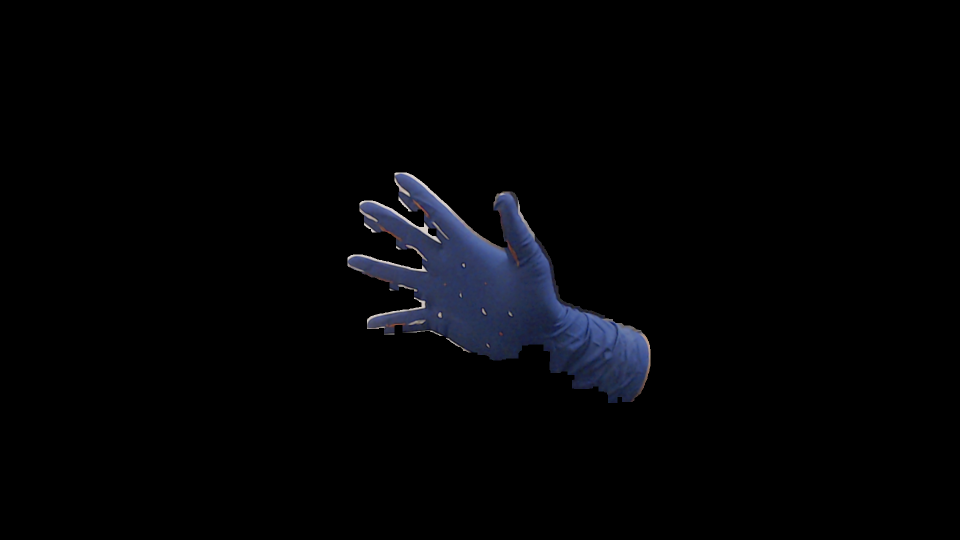
#> input picture photos/img1.png, 1920 x 1080 px (shown at 1/2 size); its folder holds 2 pictures in this run
$ python 3d_hand.py
#> lines starting #> are read from the running program, lines starting #| are printed output that depends on the picture; after the words box and inside, x2 and y2 are one past the last pixel; in counts of white or black regions, pixels touching at a corner belong together
#!/usr/bin/env python

"""
    This Python program finds the fundamental matrix using two images of the same scenario.
    A check board pattern and a stereo setup are used. The match coordinates of the corners
    of the check board pattern are found using HarrisCorners and CornersSubPix corrections.

    Then the program uses OpenCV tools to find the Fundamental Matrix F. It uses the tools
    findFundamentalMat and computeCorrespondEpilines.

    Finally, the program draws the epipolar lines and the match coordinates in the original
    images.
"""
__author__ = "Amadeo Estrada"
__date__ = "24 / Jun / 2020"

import numpy as np
import cv2
import glob
import sys
import math
from matplotlib import pyplot as plt

# ---------------------- PARAMETERS SET
nRows = 9
nCols = 6
dimension = 25  # - mm

# Define the calibration folder
workingFolder = "./photos"
imageType = 'png'

# Change the resolution according to the images used
image_res_x = 1920  # input image horizontal resolution
image_res_y = 1080  # input image vertical resolution

# images lists
img = []
photo = []
# ------------------------------------------

# prepare object points, like (0,0,0), (1,0,0), (2,0,0) ....,(6,5,0)
objp = np.zeros((nRows * nCols, 3), np.float32)
objp[:, :2] = np.mgrid[0:nCols, 0:nRows].T.reshape(-1, 2)

# Arrays to store object points and image points from all the images.
objpoints = []  # 3d point in real world space
imgpoints_r = []  # 2d points in image plane. RIGHT
imgpoints_l = []  # 2d points in image plane. LEFT

# - - - - - - - - - - - - - - - - - - - - - - - - - - - - - - - - - - - - - - -
# Process the hand image files
filename = workingFolder + "/*." + imageType
images = glob.glob(filename)

# For verification purposes, print file name, if found.
print(len(images))

# Load 2 images
i = 0;
if len(images) > 2:
    print("More than two images found. ABORT!")
    sys.exit()
else:
    for fname in images:
        # -- Read the file and convert in greyscale
        img.append(cv2.imread(fname))
        print("Reading image ", fname)
        i += 1

for index in img:
    #Apply gaussianBlur
    index = cv2.GaussianBlur(index,(3,3),0,0)

    # Apply mask to get the blue component
    hsv = cv2.cvtColor(index, cv2.COLOR_BGR2HSV)

    # Set the values of the color - Hue / Saturation / Value
    lower_blue = np.array([108, 45, 60])        # Upper BLUE value
    upper_blue = np.array([125, 190, 225])      # Lower BLUE value

    # Define the first mask approximation
    mask = cv2.inRange(hsv, lower_blue, upper_blue)

    # Creating kernel for morphological transformations
    kernel = np.ones((9, 9), np.uint8)

    # Eliminate isolated patterns using Morph Open
    mask = cv2.morphologyEx(mask, cv2.MORPH_OPEN, kernel,100)

    # Close mask gaps
    mask = cv2.morphologyEx(mask, cv2.MORPH_CLOSE, kernel,100)

    # Close even further
    mask = cv2.dilate(mask, kernel,100)

    # Close all the rest of small gaps
    mask = cv2.morphologyEx(mask, cv2.MORPH_CLOSE, kernel,100)
    #img[0] = cv2.morphologyEx(img[0], cv2.MORPH_OPEN, kernel,100)

    # Apply masl to the original imaage
    photo.append(cv2.bitwise_and(index, index, mask=mask))
#> this loop made 2 passes
#> (lower_blue, upper_blue) on passes 1 to 2: ([108, 45, 60], [125, 190, 225]), ([108, 45, 60], [125, 190, 225])
#> pass 1, `mask = cv2.inRange(hsv, lower_blue, upper_blue)`:
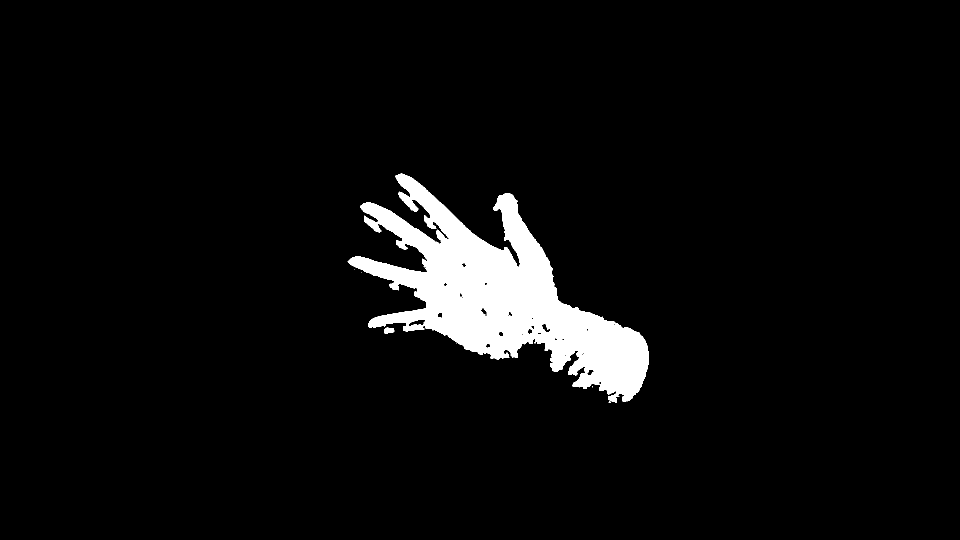
#> mask: shape (1080, 1920) (shown at 1/2 size); 4.9% white; 8 white regions (6 under 20 px), largest, box (x1, y1, x2, y2) and area: (695, 347, 1298, 805) 101468, (768, 655, 789, 667) 191
#> pass 1, `mask = cv2.morphologyEx(mask, cv2.MORPH_OPEN, kernel,100)`:
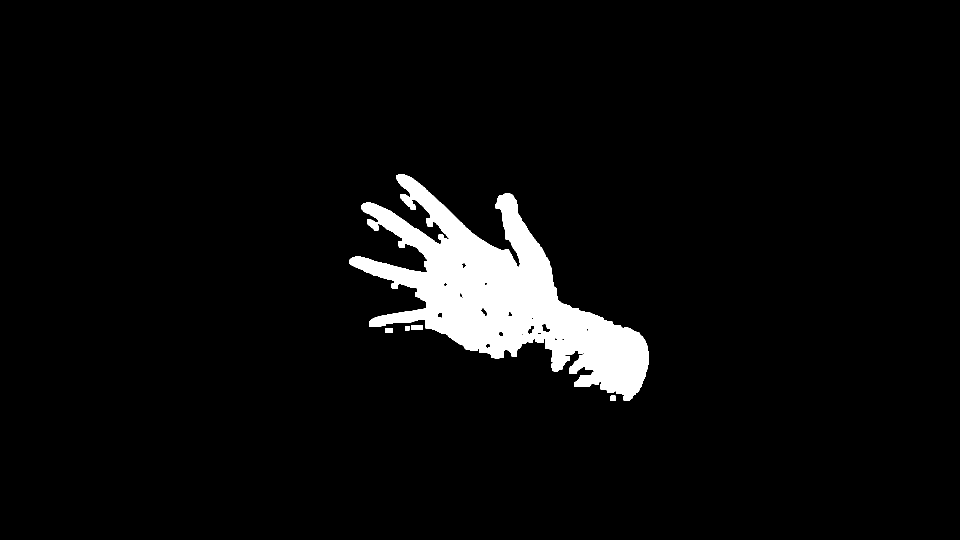
#> mask: shape (1080, 1920) (shown at 1/2 size); 4.8% white; 6 white regions, box (x1, y1, x2, y2) and area: (699, 348, 1297, 801) 98541, (734, 439, 757, 461) 337, (823, 650, 846, 660) 220, (770, 656, 786, 666) 153, (1220, 791, 1231, 802) 119, (810, 652, 819, 661) 81
#> after the loop: hsv: shape (1080, 1920, 3); mean H, S, V 9, 10.2, 9.4
#> after the loop, photo = 2 items

# Save the filtered results in a folder
cv2.imwrite(workingFolder + "/results/photo_filter1.png", photo[0])
cv2.imwrite(workingFolder + "/results/photo_filter2.png", photo[1])
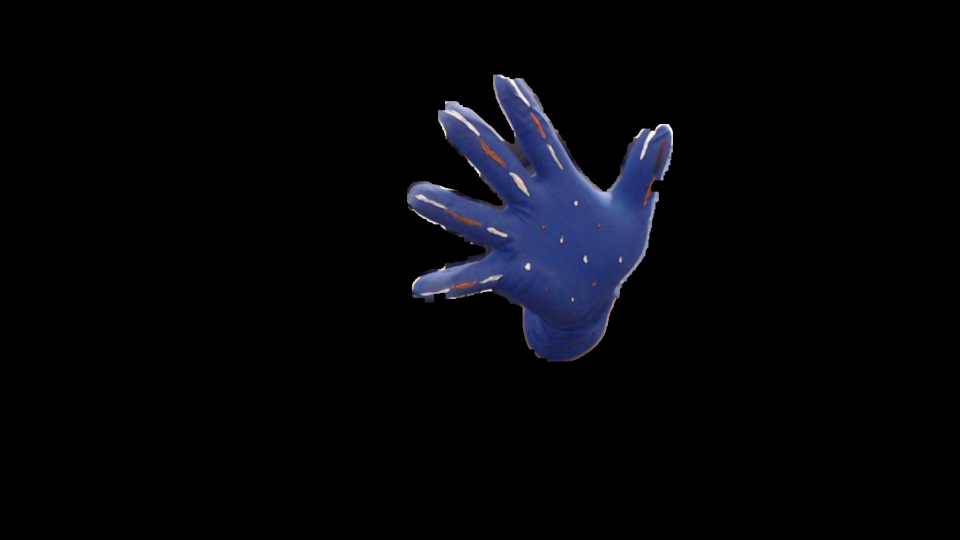
#> saved as photo_filter2.png: shape (1080, 1920, 3) (shown at 1/2 size); mean B, G, R 9.3, 5.5, 4.8

# - - - - - - - - - - - - - - - - - - - - - - - - - - - - - - - - - - - - - - -
# Define the coordinates for the calibration points

coord1 = np.array([[1152, 407], [1055, 534], [1171, 518], [960, 273],[1007,552],
                   [1016,472],[1059,394],[1126,341],[1149,602],[1245,526],[1091,458],
                   [898,811],[579,386],[533,122],[451,109],[442,507],[597,41],[591,223],
                   [140,54],[1089,276]])
coord2 = np.array([[928, 534], [882, 633], [970, 628], [754, 443], [853,642],[836,582],
                   [848,525],[899,480],[980,695],[1026,634],[893,572],[1153,857],[1774,500],
                   [1729,225],[1355,274],[1350,618],[1783,128],[1786,321],[912,310],[859,436]])

# - - - - - - - - - - - - - - - - - - - - - - - - - - - - - - - - - - - - - - -
# Define the coordinates for the palm and fingers
coord_p1 = np.array([[1148, 603],[1061,539],[1155,410], [1244, 526],
                        [1289, 414], [1312, 350], [1330, 279],  # Coordinates thumb
                        [1126, 340], [1096, 288], [1060,213], [998, 143],  # Coordinates index
                        [887, 222], [959, 273], [1009, 331], [1059, 392],  # Coordinates middle
                        [1029, 485], [961, 449], [892, 418], [832, 391],  # Coordinates ring
                        [1006, 561], [957, 565], [903, 575], [839, 587],  # Coordinates  pinkie
                        [1257, 453]])     # Extra
coord_p2 = np.array([[980, 695], [885,636],[931, 535], [1026, 633],
                        [1037, 533], [1012, 477], [999, 415],  # Coordinates thumb
                        [899, 480], [860, 436], [825, 398], [785, 353],  # Coordinates index
                        [717, 414], [756, 443], [805, 482], [856, 523],  # Coordinates middle
                        [851, 588], [787, 565], [727, 543], [695, 527],  # Coordinates ring
                        [852, 640], [811, 647], [772, 653], [734, 656],  # Coordinates pinkie
                        [1033, 565]])     # Extra

# - - - - - - - - - - - - - - - - - - - - - - - - - - - - - - - - - - - - - - -

# Find F
F, mask = cv2.findFundamentalMat(coord1, coord2, cv2.FM_8POINT)
#> F = [[1.59e-09, 8.19e-07, -0.000379], [5.05e-07, -2.28e-07, -0.0023], [-0.00029, 0.000834, 1]]; mask = 20 values from 1 to 1

# Function to draw epipolar lines and match circles to images.
def drawlines(img_a, img_b, lines, pts1, pts2):
    """ img_a - image on which we draw the epilines for the points in img_b lines - corresponding epilines
        The lines argument contains an equation for each epipolar line. The for cicle below takes the iterables
        lines, pts1, and pts2 into a tuple assigned to r[0], r[1], r[2], pt1, pt2, for each for iteration.
        Therefore, each iteration will draw a line from the extreme right (x = 0) to the extreme left (x = c)
        and the correspondent coordinates of the matching points on the two images.
    """
    # Assign row, column and color information
    r, c, color_info = img_a.shape

    for r, pt1, pt2 in zip(lines, pts1, pts2):
        # Use random color for each epipolar line
        color = tuple(np.random.randint(0, 255, 3).tolist())
        # Set the start of line to the extreme left of the image
        x0, y0 = map(int, [0, -r[2] / r[1]])
        # Set the end of the line to the extreme right of the image
        x1, y1 = map(int, [c, -(r[2] + r[0] * c) / r[1]])
        # Draw the line using the coordinates above
        img_a = cv2.line(img_a, (x0, y0), (x1, y1), color, 1)
        # Draw the matching coordinates for each image
        img_a = cv2.circle(img_a, tuple(pt1), 5, color, -1)
        img_b = cv2.circle(img_b, tuple(pt2), 5, color, -1)
    return img_a, img_b

# Find epilines corresponding to points in right image (second image) and
# drawing its lines on left image
lines1 = cv2.computeCorrespondEpilines(coord_p1.reshape(-1, 1, 2), 1, F)
#> lines1 = 24 rows, first 8: [0.0627, -0.998, 628.8], [0.034, -0.999, 604.9], [-0.0228, -1, 556.4], [0.03, -1, 601.6], [-0.0217, -1, 557.3], [-0.0525, -0.999, 530.3], [-0.0874, -0.996, 499], [-0.0545, -0.999, 528.5]
lines1 = lines1.reshape(-1, 3)

# noinspection PyUnboundLocalVariable
img5, img6 = drawlines(photo[1], photo[0], lines1, coord_p2, coord_p1)
#> the loop in drawlines, `for r, pt1, pt2 in zip(lines, pts1, pts2):` made 24 passes
#> (r, pt1, pt2, color, y0, y1) on passes 1 to 8: ([0.0627, -0.998, 628.8], [980, 695], [1148, 603], (172, 47, 117), 630, 750), ([0.034, -0.999, 604.9], [885, 636], [1061, 539], (192, 67, 251), 605, 670), ([-0.0228, -1, 556.4], [931, 535], [1155, 410], (195, 103, 9), 556, 512), ([0.03, -1, 601.6], [1026, 633], [1244, 526], (211, 21, 242), 601, 659), ([-0.0217, -1, 557.3], [1037, 533], [1289, 414], (36, 87, 70), 557, 515), ([-0.0525, -0.999, 530.3], [1012, 477], [1312, 350], (216, 88, 140), 531, 430), ([-0.0874, -0.996, 499], [999, 415], [1330, 279], (58, 193, 230), 500, 332), ([-0.0545, -0.999, 528.5], [899, 480], [1126, 340], (39, 87, 174), 529, 424)
#> after the loop in drawlines, `for r, pt1, pt2 in zip(lines, pts1, pts2):`: img_a: shape (1080, 1920, 3); mean of channels 0, 1, 2 11.9, 7.9, 7.8
#> after the loop in drawlines, `for r, pt1, pt2 in zip(lines, pts1, pts2):`:
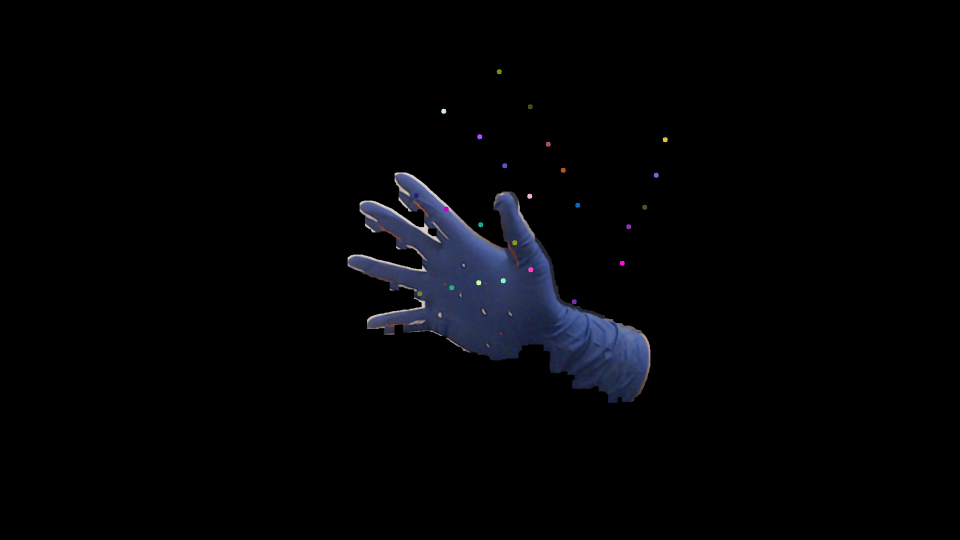
#> img_b: shape (1080, 1920, 3) (shown at 1/2 size); mean of channels 0, 1, 2 5.7, 3.8, 3.4; drawn as B, G, R

# Find epilines corresponding to points in left image (first image) and
# drawing its lines on right image
lines2 = cv2.computeCorrespondEpilines(coord_p2.reshape(-1, 1, 2), 2, F)
#> lines2 = 24 rows, first 8: [0.0426, 0.999, -655.6], [0.0234, 1, -564.4], [-0.0121, 1, -395.6], [0.0207, 1, -552], [-0.012, 1, -396.3], [-0.0303, 1, -309.2], [-0.0503, 0.999, -213.7], [-0.0313, 1, -304.4]
lines2 = lines2.reshape(-1, 3)
img3, img4 = drawlines(photo[0], photo[1], lines2, coord_p1, coord_p2)
#> the loop in drawlines (call 2), `for r, pt1, pt2 in zip(lines, pts1, pts2):` made 24 passes
#> (r, pt1, pt2, color, y0, y1) on passes 1 to 8: ([0.0426, 0.999, -655.6], [1148, 603], [980, 695], (38, 232, 244), 656, 574), ([0.0234, 1, -564.4], [1061, 539], [885, 636], (17, 79, 132), 564, 519), ([-0.0121, 1, -395.6], [1155, 410], [931, 535], (105, 42, 186), 395, 419), ([0.0207, 1, -552], [1244, 526], [1026, 633], (31, 120, 1), 552, 512), ([-0.012, 1, -396.3], [1289, 414], [1037, 533], (65, 231, 169), 396, 419), ([-0.0303, 1, -309.2], [1312, 350], [1012, 477], (57, 35, 102), 309, 367), ([-0.0503, 0.999, -213.7], [1330, 279], [999, 415], (119, 11, 174), 213, 310), ([-0.0313, 1, -304.4], [1126, 340], [899, 480], (82, 91, 128), 304, 364)
#> pass 1, in drawlines (call 2), `img_a = cv2.circle(img_a, tuple(pt1), 5, color, -1)`:
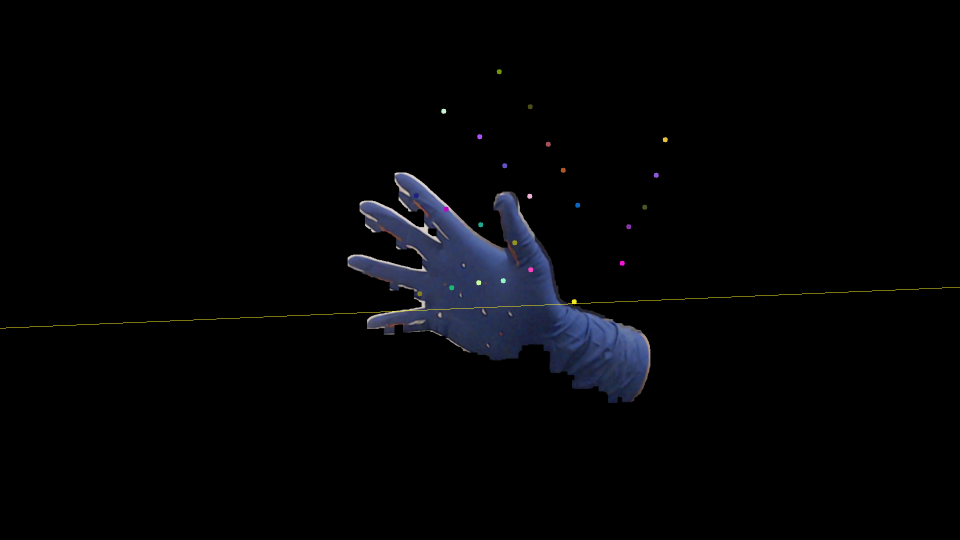
#> img_a: shape (1080, 1920, 3) (shown at 1/2 size); mean of channels 0, 1, 2 5.7, 4, 3.6; drawn as B, G, R
#> after the loop in drawlines (call 2), `for r, pt1, pt2 in zip(lines, pts1, pts2):`:
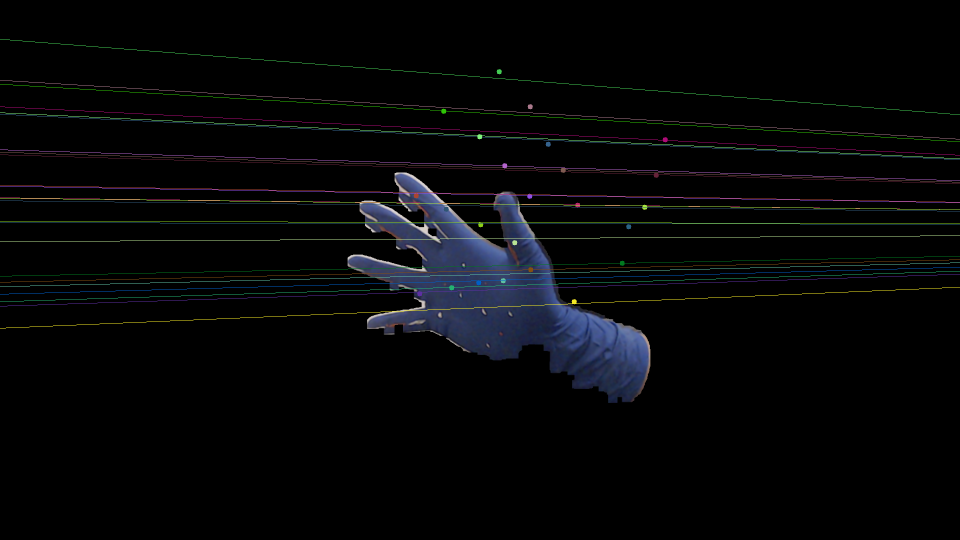
#> img_a: shape (1080, 1920, 3) (shown at 1/2 size); mean of channels 0, 1, 2 7.8, 6.5, 5.7; drawn as B, G, R
#> after the loop in drawlines (call 2), `for r, pt1, pt2 in zip(lines, pts1, pts2):`:
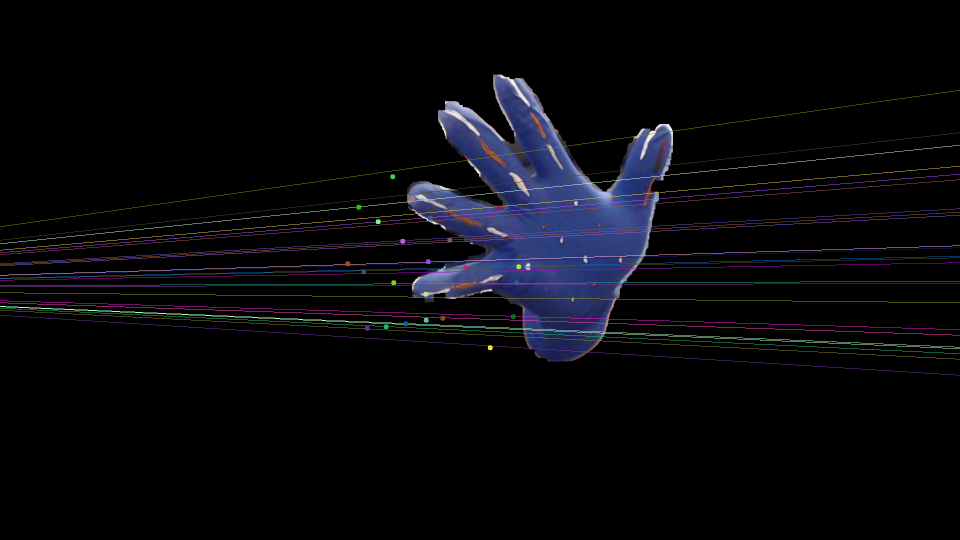
#> img_b: shape (1080, 1920, 3) (shown at 1/2 size); mean of channels 0, 1, 2 11.9, 7.9, 7.8; drawn as B, G, R

# Save the epipole lines and dots in the results folder
cv2.imwrite(workingFolder + "/results/photo_epipole1.png", img5)
cv2.imwrite(workingFolder + "/results/photo_epipole2.png", img3)

# - - - - - - - - - - - - - - - - - - - - - - - - - - - - - - - - - - - - - - -
# Extract the camera matrix K from the parameters file, for each camera:
filename = workingFolder + "/cameraMatrixL.txt"
#> (the run stopped early here; a loop or call above may not have finished)
